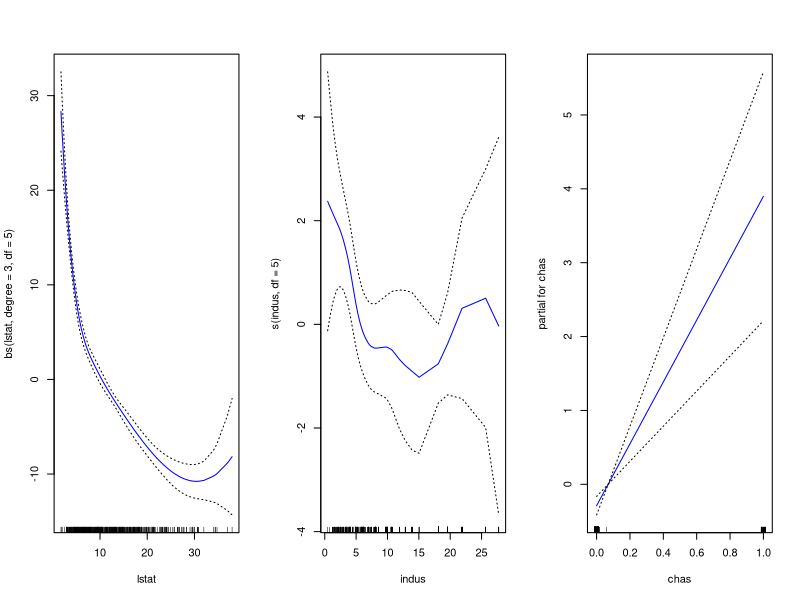
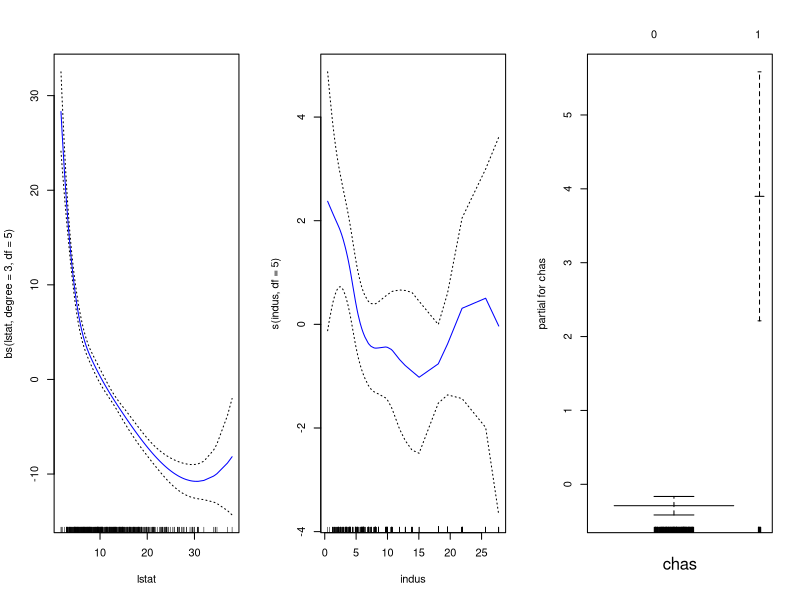
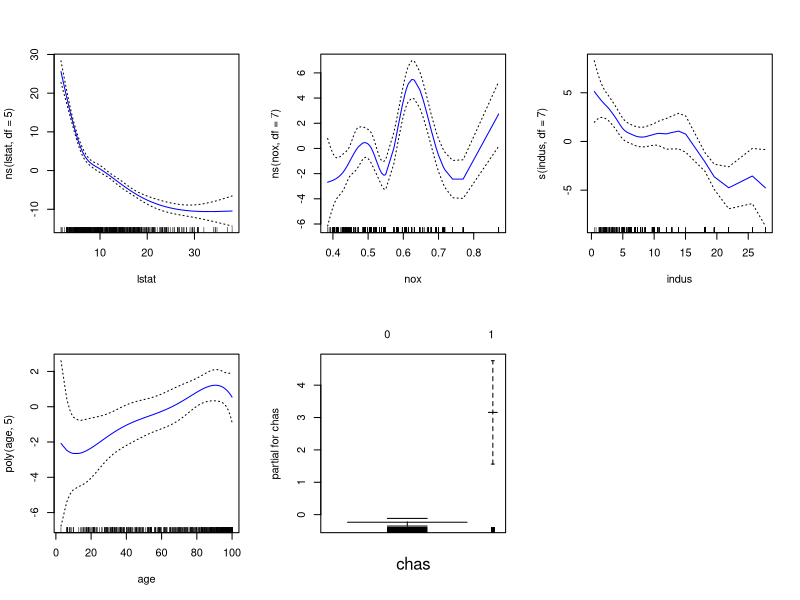

The R script that drew these images, in order:
#Boston housing data
library(MASS)
y = Boston$medv
x = Boston$lstat
y.lab = 'Median Property Value'
x.lab = 'Lower Status (%)'

library(gam)
#Cubic spline 5 df for lstat, smoothing spline 5 df for indus, linear chas
gam = gam( medv ~ bs(lstat, degree = 3, df = 5) + s(indus, df = 5) + chas, 
           data = Boston )
par( mfrow = c(1,3) )
plot( gam,  se = TRUE, col = "blue" )

#chas is binary so want it as a factor
Boston1 = Boston
Boston1$chas = factor(Boston1$chas)

gam1 = gam( medv ~ bs(lstat, degree = 3, df = 5) + s(indus, df = 5) + chas, 
            data = Boston1 )
par(mfrow = c(1,3))
plot(gam1,  se = TRUE, col = "blue")

#Making predictions
preds <- predict( gam1, 
                  newdata = data.frame( chas = "0", indus = 3, lstat = 5 )  )
preds

#GAM
Boston1 <- Boston
Boston1$chas <- factor(Boston1$chas)

gam1 <- gam(medv ~ ns(lstat,df=5) + ns(nox,df=7) +
              s(indus,df=7) + poly(age,5) + chas, data=Boston1)

par(mfrow=c(2,3))
plot(gam1, se=TRUE, col="blue")
